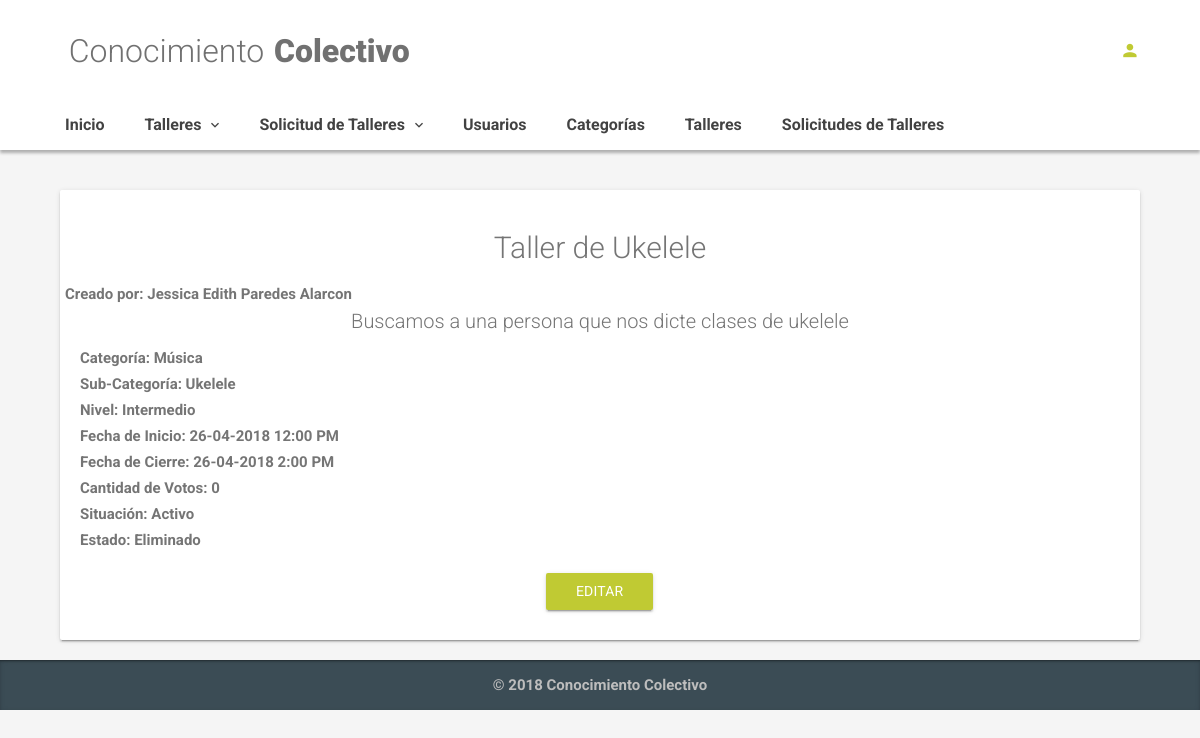
/index.php/admin/proposed_workshop_description/2, run on an earlier commit of the app's database.
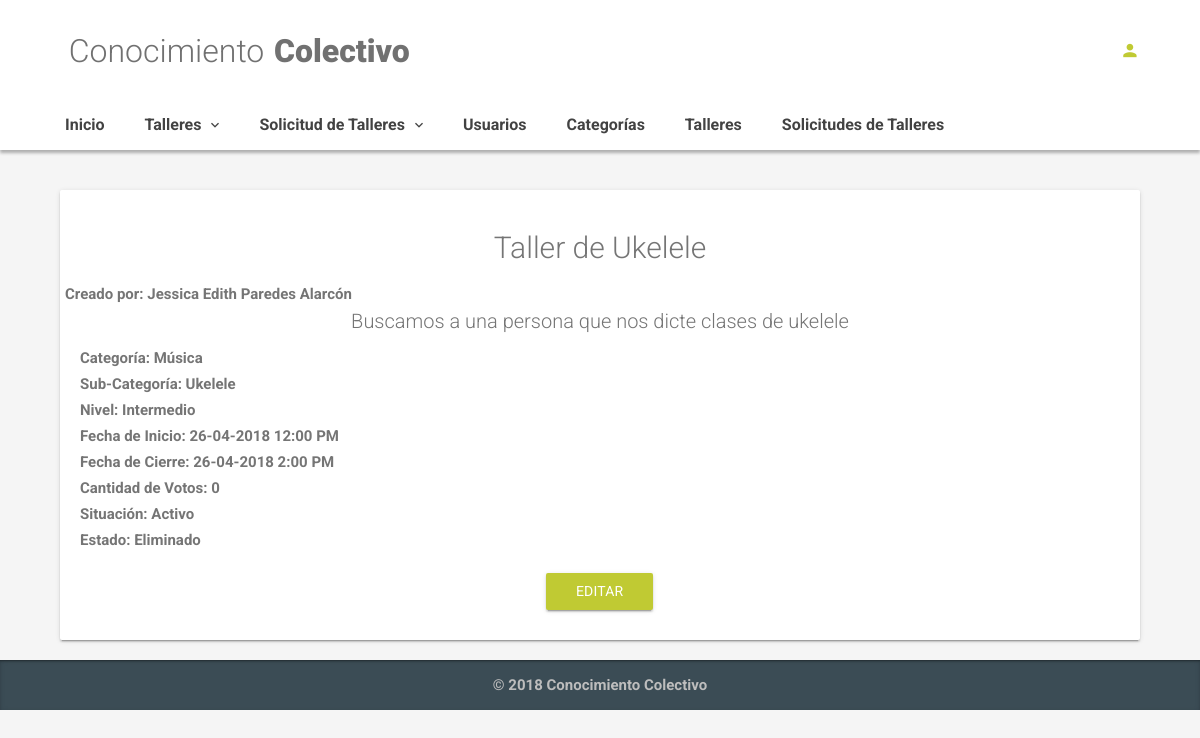
And on a later commit of the database.
### tables this page shows
CREATE TABLE `proposed_workshops` (
  `id` int(11) NOT NULL AUTO_INCREMENT,
  `title` varchar(100) DEFAULT NULL,
  `description` varchar(100) DEFAULT NULL,
  `start_date` datetime DEFAULT NULL,
  `final_date` datetime DEFAULT NULL,
  `level` enum('Básico','Intermedio','Avanzado') DEFAULT NULL,
  `pw_status` enum('Activo','Inactivo','Borrado') NOT NULL,
  `created_date` timestamp NOT NULL DEFAULT CURRENT_TIMESTAMP ON UPDATE CURRENT_TIMESTAMP,
  `user_id` int(11) NOT NULL,
  `category_id` int(11) NOT NULL,
  `subcategory_id` int(11) DEFAULT NULL,
  `removed` enum('Activo','Eliminado') DEFAULT NULL,
  `votes_quantity` int(11) DEFAULT NULL,
  PRIMARY KEY (`id`),
  KEY `fk_proposed_workshops_user_id` (`user_id`),
  KEY `fk_proposed_workshops_category_id` (`category_id`),
  KEY `fk_proposed_workshops_subcategory_id_subcategories_id` (`subcategory_id`),
  CONSTRAINT `fk_proposed_workshops_category_id` FOREIGN KEY (`category_id`) REFERENCES `categories` (`id`) ON DELETE NO ACTION ON UPDATE NO ACTION,
  CONSTRAINT `fk_proposed_workshops_subcategory_id_subcategories_id` FOREIGN KEY (`subcategory_id`) REFERENCES `subcategories` (`id`),
  CONSTRAINT `fk_proposed_workshops_user_id` FOREIGN KEY (`user_id`) REFERENCES `users` (`id`) ON DELETE NO ACTION ON UPDATE NO ACTION
);

CREATE TABLE `users` (
  `id` int(11) NOT NULL AUTO_INCREMENT,
  `name` varchar(20) NOT NULL,
  `last_name` varchar(20) NOT NULL,
  `email` varchar(30) NOT NULL,
  `password` varchar(20) NOT NULL,
  `cell_phone` varchar(9) NOT NULL,
  `date_birth` date DEFAULT NULL,
  `description` varchar(100) DEFAULT NULL,
  `created_date` timestamp NOT NULL DEFAULT CURRENT_TIMESTAMP ON UPDATE CURRENT_TIMESTAMP,
  `gender` enum('Femenino','Masculino') NOT NULL,
  `removed` enum('Activo','Eliminado') NOT NULL,
  PRIMARY KEY (`id`)
);

CREATE TABLE `categories` (
  `id` int(11) NOT NULL AUTO_INCREMENT,
  `name` varchar(20) NOT NULL,
  `parent_id` int(11) DEFAULT NULL,
  PRIMARY KEY (`id`)
);

CREATE TABLE `subcategories` (
  `id` int(11) NOT NULL AUTO_INCREMENT,
  `sub_name` varchar(20) NOT NULL,
  `categories_id` int(11) NOT NULL,
  `removed` enum('Activo','Eliminado') DEFAULT NULL,
  PRIMARY KEY (`id`),
  KEY `fk_subcategories_parent_id_categories_id` (`categories_id`),
  CONSTRAINT `fk_subcategories_parent_id_categories_id` FOREIGN KEY (`categories_id`) REFERENCES `categories` (`id`)
);

### application/controllers/Admin.php (called while the page is built, shortened)
<?php
class Admin extends CI_Controller {
    public function __construct() {
		$this->load->model('admin_model');
	}
	public function proposed_workshop_description($id){
		 $show_by_id = $this->admin_model->show_by_id($id);
		 $dataView=[
			'page'=>'admin/proposed_workshops/description',
			'description'=>$show_by_id
		];
		$this->load->view('template/basic',$dataView);
	}
}

### index.php (called while the page is built, shortened)
<?php
require_once BASEPATH.'core/CodeIgniter.php';

### application/models/Admin_model.php (called while the page is built, shortened)
<?php
class Admin_model extends CI_Model {
    public function show_by_id($id){
        $sql = "SELECT
                  pw.id,
                  pw.title,
                  pw.description,
                  DATE_FORMAT(pw.start_date,'%d-%m-%Y %l:%i %p') AS start_date,
                  DATE_FORMAT(pw.final_date,'%d-%m-%Y %l:%i %p') AS final_date,
                  pw.level,
                  pw.votes_quantity,
                  pw.removed AS pw_removed,
                  pw.user_id AS pw_user_id,
                  pw.pw_status,
                  c.id AS category_id,
                  c.name AS category_name,
                  sc.sub_name AS subcategory_name,
                  u.name AS user_name,
                  u.last_name AS user_last_name
                FROM
                    proposed_workshops AS pw
                    INNER JOIN categories AS c
                      ON pw.category_id = c.id
                        INNER JOIN subcategories AS sc
                          ON pw.subcategory_id = sc.id
                            INNER JOIN users AS u
                              ON u.id = pw.user_id
                        WHERE pw.`id` = ?
                        LIMIT 1";
      $query = $this->db->query($sql,array($id));
      return $query->row_array();
  }
}

### application/views/admin/proposed_workshops/description.php (the view, shortened to what this page needs)
<div class="container">
    <div class="col-xl-12 col-lg-12 col-md-12 col-sm-12 col-12">
        <div class="card animated zoomInDown animation-delay-5">
            <div class="card-body">
                <h2 align="center">
                    <?php echo $description['title']?>
                </h2>
                <div class="row" align="center">
                    <li class="list-unstyled"> Creado por:
                        <?php echo $description['user_name']?>
                        <?php echo $description['user_last_name']?>
                    </li>
                </div>
                <p class="lead" align="center">
                    <?php echo $description['description']?>
                </p>
                <ul class="list-unstyled">
                    <li>Categoría:
                        <?php echo $description['category_name']?>
                    </li>
                    <li> Sub-Categoría:
                        <?php echo $description['subcategory_name']?>
                    </li>
                    <li> Nivel:
                        <?php echo $description['level']?>
                    </li>
                    <li> Fecha de Inicio:
                        <?php echo $description['start_date']?>
                    </li>
                    <li> Fecha de Cierre:
                        <?php echo $description['final_date']?>
                    </li>
                    <li> Cantidad de Votos:
                        <?php echo $description['votes_quantity']?>
                    </li>
                    <li> Situación:
                        <?php echo $description['pw_status']?>
                    </li>
                    <li> Estado:
                        <?php echo $description['pw_removed']?>
                    </li>
                </ul>
                <div align="center" >
                    <a href="<?php echo site_url('admin/proposed_workshop_show_edit/' .$description['id'])?>" class="btn btn-primary btn-raised">Editar</a>
                </div>
            </div>
        </div>
    </div>
</div>

What changed in the data, as far as the page shows it:
changed through a linked row, proposed_workshops "Taller de Ukelele": user.last_name "Paredes Alarcon" → "Paredes Alarcón"
